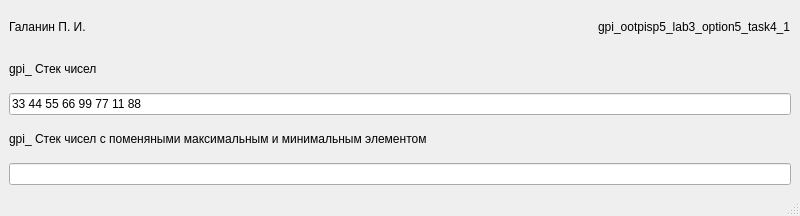
<?xml version="1.0" encoding="UTF-8"?>
<ui version="4.0">
 <class>gpi_MainWindow</class>
 <widget class="QMainWindow" name="gpi_MainWindow">
  <property name="geometry">
   <rect>
    <x>0</x>
    <y>0</y>
    <width>800</width>
    <height>216</height>
   </rect>
  </property>
  <property name="windowTitle">
   <string>gpi_MainWindow</string>
  </property>
  <widget class="QWidget" name="centralwidget">
   <layout class="QGridLayout" name="gridLayout">
    <item row="1" column="2">
     <widget class="QLabel" name="gpi_label_title">
      <property name="text">
       <string>gpi_ootpisp5_lab3_option5_task4_1</string>
      </property>
     </widget>
    </item>
    <item row="1" column="1">
     <spacer name="gpi_horizontalSpacer">
      <property name="orientation">
       <enum>Qt::Horizontal</enum>
      </property>
      <property name="sizeHint" stdset="0">
       <size>
        <width>40</width>
        <height>20</height>
       </size>
      </property>
     </spacer>
    </item>
    <item row="1" column="0">
     <widget class="QLabel" name="gpi_label_author">
      <property name="text">
       <string>Галанин П. И.</string>
      </property>
     </widget>
    </item>
    <item row="3" column="0" colspan="3">
     <widget class="QLabel" name="gpi_label_1">
      <property name="text">
       <string>gpi_ Стек чисел</string>
      </property>
     </widget>
    </item>
    <item row="4" column="0" colspan="3">
     <widget class="QLineEdit" name="gpi_lineEdit_input">
      <property name="text">
       <string>33 44 55 66 99 77 11 88</string>
      </property>
     </widget>
    </item>
    <item row="5" column="0" colspan="3">
     <widget class="QLabel" name="gpi_label_2">
      <property name="text">
       <string>gpi_ Стек чисел с поменяными максимальным и минимальным элементом</string>
      </property>
     </widget>
    </item>
    <item row="6" column="0" colspan="3">
     <widget class="QLineEdit" name="gpi_lineEdit_output"/>
    </item>
   </layout>
  </widget>
  <widget class="QMenuBar" name="menubar">
   <property name="geometry">
    <rect>
     <x>0</x>
     <y>0</y>
     <width>800</width>
     <height>25</height>
    </rect>
   </property>
  </widget>
  <widget class="QStatusBar" name="statusbar"/>
 </widget>
 <resources/>
 <connections/>
</ui>
